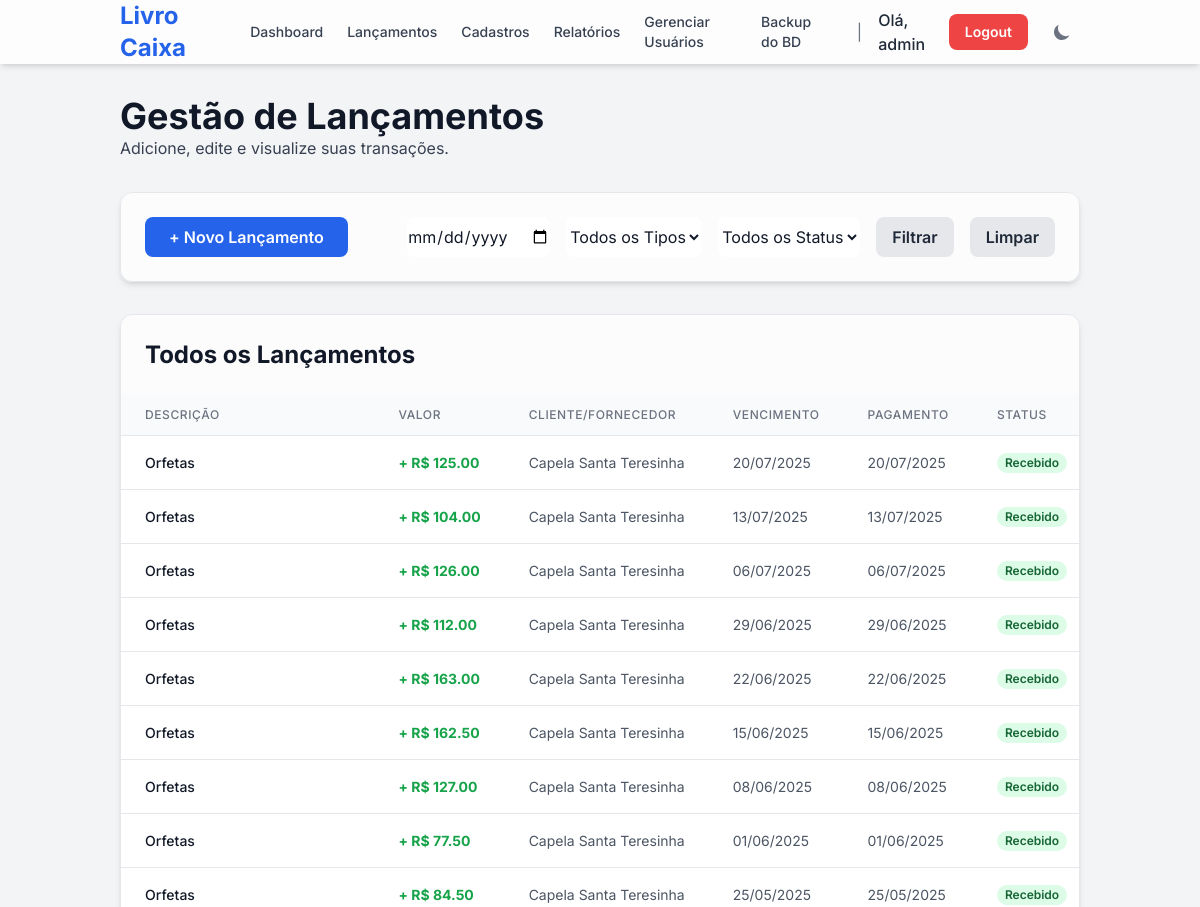
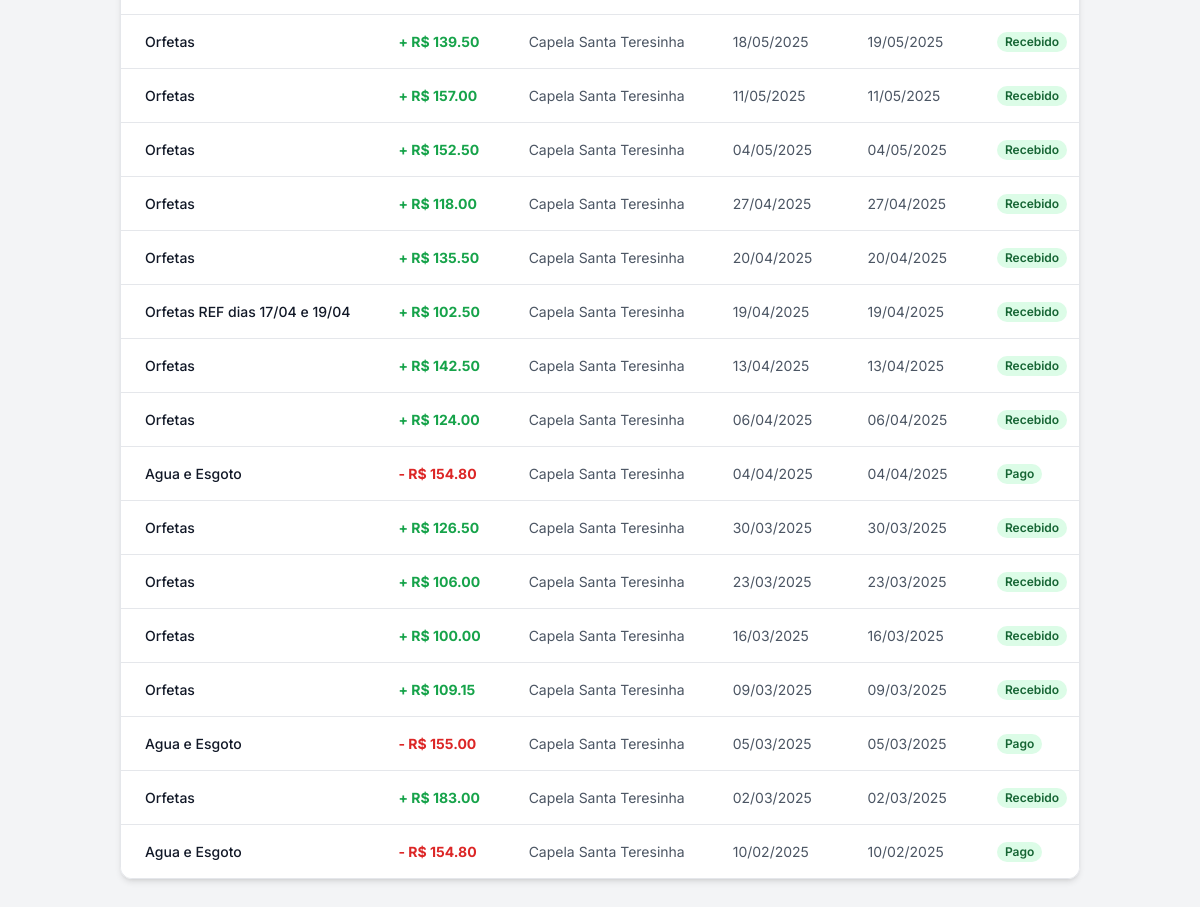
Page /lancamentos (signed in) on the committed database (2 pictures, top to bottom).
### tables this page shows
CREATE TABLE transactions (
    id INTEGER PRIMARY KEY AUTOINCREMENT,
    user_id INTEGER NOT NULL,
    description TEXT NOT NULL,
    amount REAL NOT NULL,
    type TEXT NOT NULL, -- 'receita' ou 'despesa'
    category TEXT NOT NULL,
    date TEXT, -- Data do pagamento/recebimento
    due_date TEXT NOT NULL, -- Data de vencimento
    status TEXT NOT NULL, -- 'pago', 'recebido', 'pendente'
    client_supplier TEXT,
    FOREIGN KEY (user_id) REFERENCES users (id)
);

### app.py (the view)
@app.route('/lancamentos')
@login_required
def lancamentos():
    db = get_db()
    user_id = session['user_id']
    transactions_from_db = db.execute(
        'SELECT * FROM transactions WHERE user_id = ? ORDER BY due_date DESC', (user_id,)
    ).fetchall()
    transactions = []
    for tx_row in transactions_from_db:
        tx_dict = dict(tx_row)
        tx_dict['date'] = parse_date(tx_dict['date'])
        tx_dict['due_date'] = parse_date(tx_dict['due_date'])
        transactions.append(tx_dict)
    categories_from_db = db.execute('SELECT name, category_group FROM categories WHERE user_id = ? ORDER BY category_group, name', (user_id,)).fetchall()
    categories_grouped = defaultdict(list)
    for cat in categories_from_db:
        categories_grouped[cat['category_group']].append(cat['name'])
    clients = db.execute('SELECT name FROM clients WHERE user_id = ? ORDER BY name', (user_id,)).fetchall()
    suppliers = db.execute('SELECT name FROM suppliers WHERE user_id = ? ORDER BY name', (user_id,)).fetchall()
    return render_template(
        'lancamentos.html',
        transactions=transactions,
        today_date=datetime.now().strftime('%Y-%m-%d'),
        categories_grouped=categories_grouped,
        clients=clients,
        suppliers=suppliers
    )

### app.py (called while the page is built)
def get_db():
    db = getattr(g, '_database', None)
    if db is None:
        db = g._database = sqlite3.connect(DATABASE)
        db.row_factory = sqlite3.Row
    return db

@app.teardown_appcontext
def close_connection(exception):
    db = getattr(g, '_database', None)
    if db is not None:
        db.close()

def parse_date(date_val):
    if isinstance(date_val, datetime): return date_val
    if not date_val or not isinstance(date_val, str): return None
    try: return datetime.strptime(date_val, '%Y-%m-%d')
    except (ValueError, TypeError): return None

def login_required(f):
    @wraps(f)
    def decorated_function(*args, **kwargs):
        if 'user_id' not in session:
            flash("Por favor, faça login para acessar esta página.", "warning")
            return redirect(url_for('login'))
        if session['username'] not in [row['username'] for row in get_db().execute('SELECT username FROM users').fetchall()]:
            flash("Sua sessão é inválida. Por favor, faça login novamente.", "danger")
            session.clear()
            return redirect(url_for('login'))
        return f(*args, **kwargs)
    return decorated_function

### templates/lancamentos.html (shortened to what this page needs)
{% extends "layout.html" %}
{% block content %}
<header class="mb-8">
    <h1 class="text-4xl font-bold text-gray-900 dark:text-gray-100">Gestão de Lançamentos</h1>
    <p class="text-gray-700 dark:text-gray-300">Adicione, edite e visualize suas transações.</p>
</header>
<section class="bg-white/70 dark:bg-gray-800/70 backdrop-blur-sm p-6 rounded-xl shadow-md mb-8 border border-gray-200 dark:border-gray-700">
    <div class="flex flex-col md:flex-row justify-between items-center gap-4">
        <div class="flex gap-4">
            <button onclick="openModal('addTransactionModal')" class="w-full md:w-auto bg-blue-600 text-white font-semibold py-2 px-6 rounded-lg hover:bg-blue-700 transition duration-300">
                + Novo Lançamento
            </button>
        </div>
        <form method="get" action="/lancamentos" class="flex flex-col md:flex-row gap-4 w-full md:w-auto">
            <input type="date" name="filter_date" value="{{ request.args.get('filter_date', '') }}" class="border-gray-300 dark:border-gray-600 rounded-lg focus:ring-blue-500 focus:border-blue-500 bg-white dark:bg-gray-700 text-gray-900 dark:text-white">
            <select name="filter_type" class="border-gray-300 dark:border-gray-600 rounded-lg focus:ring-blue-500 focus:border-blue-500 bg-white dark:bg-gray-700 text-gray-900 dark:text-white">
                <option value="">Todos os Tipos</option>
            </select>
            <select name="filter_status" class="border-gray-300 dark:border-gray-600 rounded-lg focus:ring-blue-500 focus:border-blue-500 bg-white dark:bg-gray-700 text-gray-900 dark:text-white">
                <option value="">Todos os Status</option>
            </select>
            <button type="submit" class="bg-gray-200 dark:bg-gray-600 text-gray-800 dark:text-gray-200 font-semibold py-2 px-4 rounded-lg hover:bg-gray-300 dark:hover:bg-gray-500 transition">Filtrar</button>
            <a href="/lancamentos" class="bg-gray-200 dark:bg-gray-600 text-gray-800 dark:text-gray-200 text-center font-semibold py-2 px-4 rounded-lg hover:bg-gray-300 dark:hover:bg-gray-500 transition">Limpar</a>
        </form>
    </div>
</section>
<section id="transactions" class="bg-white/70 dark:bg-gray-800/70 backdrop-blur-sm rounded-xl shadow-md border border-gray-200 dark:border-gray-700 overflow-hidden">
    <div class="p-6">
        <h2 class="text-2xl font-bold text-gray-900 dark:text-gray-100">Todos os Lançamentos</h2>
    </div>
    <div class="overflow-x-auto">
        <table class="min-w-full divide-y divide-gray-200 dark:divide-gray-700">
            <thead class="bg-gray-50 dark:bg-gray-700/50">
                <tr>
                    <th class="px-6 py-3 text-left text-xs font-medium text-gray-500 dark:text-gray-300 uppercase tracking-wider">Descrição</th>
                    <th class="px-6 py-3 text-left text-xs font-medium text-gray-500 dark:text-gray-300 uppercase tracking-wider">Valor</th>
                    <th class="px-6 py-3 text-left text-xs font-medium text-gray-500 dark:text-gray-300 uppercase tracking-wider">Cliente/Fornecedor</th>
                    <th class="px-6 py-3 text-left text-xs font-medium text-gray-500 dark:text-gray-300 uppercase tracking-wider">Vencimento</th>
                    <th class="px-6 py-3 text-left text-xs font-medium text-gray-500 dark:text-gray-300 uppercase tracking-wider">Pagamento</th>
                    <th class="px-6 py-3 text-left text-xs font-medium text-gray-500 dark:text-gray-300 uppercase tracking-wider">Status</th>
                </tr>
            </thead>
            <tbody class="bg-white dark:bg-gray-800 divide-y divide-gray-200 dark:divide-gray-700">
                {% for tx in transactions %}
                <tr>
                    <td class="px-6 py-4 whitespace-nowrap text-sm font-medium text-gray-900 dark:text-gray-100">{{ tx['description'] }}</td>
                    <td class="px-6 py-4 whitespace-nowrap text-sm font-bold {{ 'text-green-600 dark:text-green-400' if tx['type'] == 'receita' else 'text-red-600 dark:text-red-400' }}">
                        {{ '+ ' if tx['type'] == 'receita' else '- ' }}R$ {{ "%.2f"|format(tx['amount']) }}
                    </td>
                    <td class="px-6 py-4 whitespace-nowrap text-sm text-gray-600 dark:text-gray-400">{{ tx['client_supplier'] or '---' }}</td>
                    <td class="px-6 py-4 whitespace-nowrap text-sm text-gray-600 dark:text-gray-400">{{ tx['due_date'].strftime('%d/%m/%Y') if tx['due_date'] else 'N/A' }}</td>
                    <td class="px-6 py-4 whitespace-nowrap text-sm text-gray-600 dark:text-gray-400">{{ tx['date'].strftime('%d/%m/%Y') if tx['date'] else '---' }}</td>
                    <td class="px-6 py-4 whitespace-nowrap text-sm">
                        <span class="px-2 inline-flex text-xs leading-5 font-semibold rounded-full
                            {{ 'bg-green-100 text-green-800 dark:bg-green-900 dark:text-green-200' if tx['status'] in ['pago', 'recebido'] else 'bg-yellow-100 text-yellow-800 dark:bg-yellow-900 dark:text-yellow-200' }}">
                            {{ tx['status']|capitalize }}
                        </span>
                    </td>
                </tr>
                {% else %}
                <tr>
                    <td colspan="7" class="px-6 py-12 text-center text-gray-500 dark:text-gray-400">Nenhuma transação encontrada.</td>
                </tr>
                {% endfor %}
            </tbody>
        </table>
    </div>
</section>
{% endblock %}

### templates/layout.html (shortened to what this page needs)
<!DOCTYPE html>
<html lang="pt-br" class="">
<head>
    <script src="https://cdn.tailwindcss.com"></script>
</head>
<body class="bg-gray-100 dark:bg-gray-900 text-gray-900 dark:text-gray-100 light-theme-bg">
    <nav class="bg-white/80 dark:bg-gray-800/80 backdrop-blur-sm shadow-md noprint sticky top-0 z-50">
        <div class="container mx-auto px-4 sm:px-6 lg:px-8">
            <div class="flex items-center justify-between h-16">
                <div class="flex items-center">
                    <a href="{{ url_for('index') }}" class="text-2xl font-bold text-blue-600 dark:text-blue-400">Livro Caixa</a>
                </div>
                <div class="flex items-center">
                    {% if session.username %}
                        <a href="{{ url_for('index') }}" class="text-gray-700 dark:text-gray-300 hover:text-blue-600 dark:hover:text-blue-400 px-3 py-2 rounded-md text-sm font-medium">Dashboard</a>
                        <a href="{{ url_for('lancamentos') }}" class="text-gray-700 dark:text-gray-300 hover:text-blue-600 dark:hover:text-blue-400 px-3 py-2 rounded-md text-sm font-medium">Lançamentos</a>
                        <a href="{{ url_for('cadastro') }}" class="text-gray-700 dark:text-gray-300 hover:text-blue-600 dark:hover:text-blue-400 px-3 py-2 rounded-md text-sm font-medium">Cadastros</a>
                        <a href="{{ url_for('reports') }}" class="text-gray-700 dark:text-gray-300 hover:text-blue-600 dark:hover:text-blue-400 px-3 py-2 rounded-md text-sm font-medium">Relatórios</a>
                        {% if session.role == 'admin' %}
                        <a href="{{ url_for('manage_users') }}" class="text-gray-700 dark:text-gray-300 hover:text-blue-600 dark:hover:text-blue-400 px-3 py-2 rounded-md text-sm font-medium">Gerenciar Usuários</a>
                        <a href="{{ url_for('backup_db') }}" class="text-gray-700 dark:text-gray-300 hover:text-blue-600 dark:hover:text-blue-400 px-3 py-2 rounded-md text-sm font-medium">Backup do BD</a>
                        {% endif %}
                        <span class="text-gray-500 dark:text-gray-600 mx-4">|</span>
                        <span class="text-gray-800 dark:text-gray-200 font-medium mr-3">Olá, {{ session.username }}</span>
                        <a href="{{ url_for('logout') }}" class="bg-red-500 text-white font-semibold py-2 px-4 rounded-lg hover:bg-red-600 transition duration-300 text-sm">Logout</a>
                    {% else %}
                        <a href="{{ url_for('login') }}" class="bg-blue-600 text-white font-semibold py-2 px-4 rounded-lg hover:bg-blue-700 transition duration-300 text-sm">Login</a>
                    {% endif %}
                    <button id="theme-toggle" class="ml-4 p-2 rounded-lg text-gray-500 dark:text-gray-400 hover:bg-gray-100 dark:hover:bg-gray-700 focus:outline-none focus:ring-2 focus:ring-gray-200 dark:focus:ring-gray-600">
                        <svg id="theme-toggle-dark-icon" class="hidden h-5 w-5" fill="currentColor" viewBox="0 0 20 20" xmlns="http://www.w3.org/2000/svg"><path d="M17.293 13.293A8 8 0 016.707 2.707a8.001 8.001 0 1010.586 10.586z"></path></svg>
                    </button>
                </div>
            </div>
        </div>
    </nav>
    <main class="container mx-auto p-4 md:p-8">
        {% block content %}{% endblock %}
    </main>
</body>
</html>

### templates/layout.html (style rules this page uses)
body { font-family: 'Inter', sans-serif; }
.light-theme-bg { background-image: url('https://t4.ftcdn.net/jpg/10/84/01/67/360_F_1084016717_WKvxIu5devPI2Pbt7BzKawvllgcO9buZ.jpg'); background-size: cover; background-position: center; background-attachment: fixed; }

### rows in the picture
transactions: description "Orfetas", type "+", amount "125.00", client_supplier "Capela Santa Teresinha", due_date "20/07/2025", date "20/07/2025", status "Recebido"
transactions: description "Orfetas", type "+", amount "104.00", client_supplier "Capela Santa Teresinha", due_date "13/07/2025", date "13/07/2025", status "Recebido"
transactions: description "Orfetas", type "+", amount "126.00", client_supplier "Capela Santa Teresinha", due_date "06/07/2025", date "06/07/2025", status "Recebido"
transactions: description "Orfetas", type "+", amount "112.00", client_supplier "Capela Santa Teresinha", due_date "29/06/2025", date "29/06/2025", status "Recebido"
transactions: description "Orfetas", type "+", amount "163.00", client_supplier "Capela Santa Teresinha", due_date "22/06/2025", date "22/06/2025", status "Recebido"
transactions: description "Orfetas", type "+", amount "162.50", client_supplier "Capela Santa Teresinha", due_date "15/06/2025", date "15/06/2025", status "Recebido"
transactions: description "Orfetas", type "+", amount "127.00", client_supplier "Capela Santa Teresinha", due_date "08/06/2025", date "08/06/2025", status "Recebido"
transactions: description "Orfetas", type "+", amount "77.50", client_supplier "Capela Santa Teresinha", due_date "01/06/2025", date "01/06/2025", status "Recebido"
transactions: description "Orfetas", type "+", amount "84.50", client_supplier "Capela Santa Teresinha", due_date "25/05/2025", date "25/05/2025", status "Recebido"
transactions: description "Orfetas", type "+", amount "139.50", client_supplier "Capela Santa Teresinha", due_date "18/05/2025", date "19/05/2025", status "Recebido"
transactions: description "Orfetas", type "+", amount "157.00", client_supplier "Capela Santa Teresinha", due_date "11/05/2025", date "11/05/2025", status "Recebido"
transactions: description "Orfetas", type "+", amount "152.50", client_supplier "Capela Santa Teresinha", due_date "04/05/2025", date "04/05/2025", status "Recebido"
transactions: description "Orfetas", type "+", amount "118.00", client_supplier "Capela Santa Teresinha", due_date "27/04/2025", date "27/04/2025", status "Recebido"
transactions: description "Orfetas", type "+", amount "135.50", client_supplier "Capela Santa Teresinha", due_date "20/04/2025", date "20/04/2025", status "Recebido"
transactions: description "Orfetas REF dias 17/04 e 19/04", type "+", amount "102.50", client_supplier "Capela Santa Teresinha", due_date "19/04/2025", date "19/04/2025", status "Recebido"
transactions: description "Orfetas", type "+", amount "142.50", client_supplier "Capela Santa Teresinha", due_date "13/04/2025", date "13/04/2025", status "Recebido"
transactions: description "Orfetas", type "+", amount "124.00", client_supplier "Capela Santa Teresinha", due_date "06/04/2025", date "06/04/2025", status "Recebido"
transactions: description "Agua e Esgoto", type "-", amount "154.80", client_supplier "Capela Santa Teresinha", due_date "04/04/2025", date "04/04/2025", status "Pago"
transactions: description "Orfetas", type "+", amount "126.50", client_supplier "Capela Santa Teresinha", due_date "30/03/2025", date "30/03/2025", status "Recebido"
transactions: description "Orfetas", type "+", amount "106.00", client_supplier "Capela Santa Teresinha", due_date "23/03/2025", date "23/03/2025", status "Recebido"
transactions: description "Orfetas", type "+", amount "100.00", client_supplier "Capela Santa Teresinha", due_date "16/03/2025", date "16/03/2025", status "Recebido"
transactions: description "Orfetas", type "+", amount "109.15", client_supplier "Capela Santa Teresinha", due_date "09/03/2025", date "09/03/2025", status "Recebido"
transactions: description "Agua e Esgoto", type "-", amount "155.00", client_supplier "Capela Santa Teresinha", due_date "05/03/2025", date "05/03/2025", status "Pago"
transactions: description "Orfetas", type "+", amount "183.00", client_supplier "Capela Santa Teresinha", due_date "02/03/2025", date "02/03/2025", status "Recebido"
transactions: description "Agua e Esgoto", type "-", amount "154.80", client_supplier "Capela Santa Teresinha", due_date "10/02/2025", date "10/02/2025", status "Pago"

### other values in the picture
{{ session.username }} "admin"
